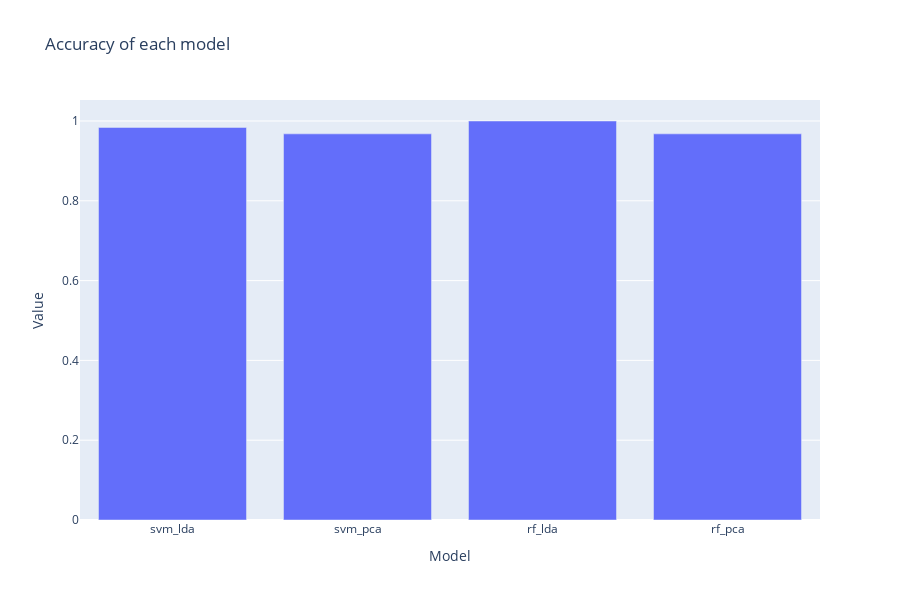

Notebook cell for this chart:
### Code cell
import plotly.express as px
fig = px.bar(acc_df, x='Model',y='Value',
             title="Accuracy of each model",
             barmode='group',
             height=600
            )
fig.show()

### Figure 1 — Plotly figure (JSON) as saved in the notebook; plotly's stock layout.template omitted (floating-point values rounded to 4 significant figures)
{"data": [{"alignmentgroup": "True", "hovertemplate": "Model=%{x}<br>Value=%{y}<extra></extra>", "legendgroup": "", "marker": {"color": "#636efa"}, "name": "", "offsetgroup": "", "orientation": "v", "showlegend": false, "textposition": "auto", "type": "bar", "x": ["svm_lda", "svm_pca", "rf_lda", "rf_pca"], "xaxis": "x", "y": [0.9839, 0.9677, 1, 0.9677], "yaxis": "y"}], "layout": {"barmode": "group", "height": 600, "legend": {"tracegroupgap": 0}, "title": {"text": "Accuracy of each model"}, "xaxis": {"anchor": "y", "domain": [0, 1], "title": {"text": "Model"}}, "yaxis": {"anchor": "x", "domain": [0, 1], "title": {"text": "Value"}}}}
